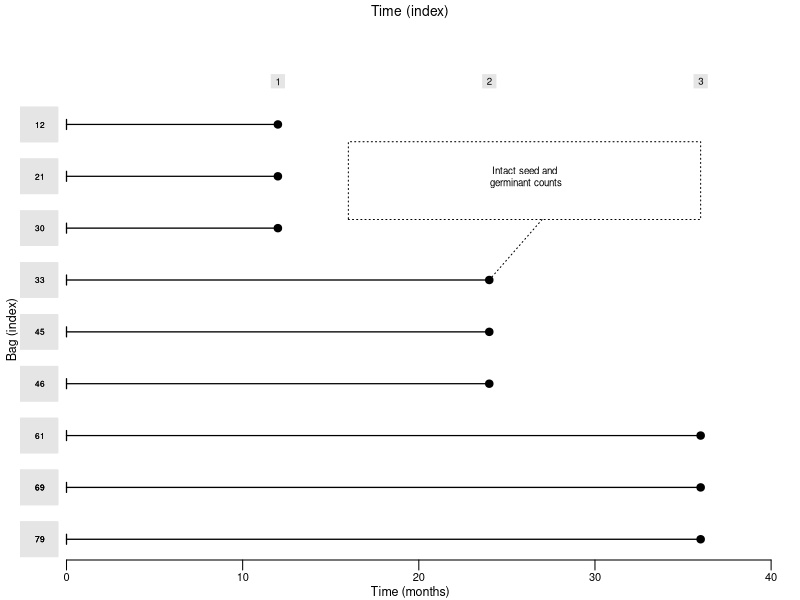
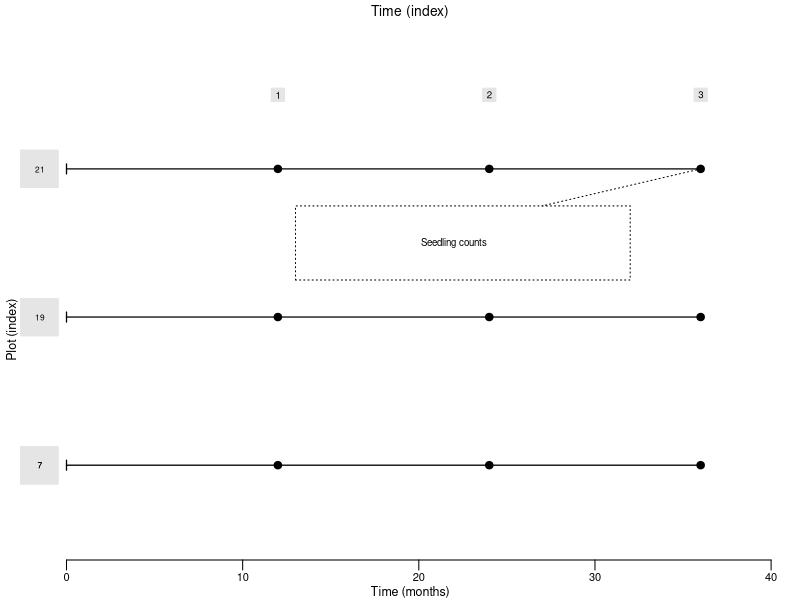

Write the R code that produced these figures, in order.
####
####
# Script to create diagram of seed bag burial and addition experiments
# Main text Figure 1A and B
####
####


# set font sizes
pt12 = 1
pt10 = 10/12
pt9 = 9/12
pt8 = 8/12
pt7 = 7/12
pt6 = 6/12

# - Seed bag burial experiment ----

tiff(filename="products/figures/seed-bag-trials.tif",
     height=1800,width=1600,units="px",res=800,compression="lzw",pointsize=12)

par(mfrow=c(1,1),mar=c(0,0,0,0),mgp=c(0,0.25,0),
    oma=c(2,1,0,0))
t.sample = t = c(0,12,24,36)/60

# - +Plot dimensions and axes ----
plot(NA,
     xlim=c(-1,40),ylim=c(0,30),
     type='n',frame=FALSE, cex = pt9,
     xlab = "Time (months)",
     ylab = "",
     axes=FALSE)

# - +Time axis ----
axis(1, c(0,10,20,30,40), col.ticks = 1,cex.axis = pt8,line = 0)
mtext("Time (months)",side=1,line=1,cex=pt9)

# - +Segments for trial length ----

arrows(0, 24, 12, 24, length=0.05, angle=90, code=1,lwd=1.25)
arrows(0, 21, 12, 21, length=0.05, angle=90, code=1,lwd=1.25)
arrows(0, 18, 12, 18, length=0.05, angle=90, code=1,lwd=1.25)

arrows(0, 15, 24, 15, length=0.05, angle=90, code=1,lwd=1.25)
arrows(0, 12, 24, 12, length=0.05, angle=90, code=1,lwd=1.25)
arrows(0, 9, 24, 9, length=0.05, angle=90, code=1,lwd=1.25)

arrows(0, 6, 36, 6, length=0.05, angle=90, code=1,lwd=1.25)
arrows(0, 3, 36, 3, length=0.05, angle=90, code=1,lwd=1.25)
arrows(0, 0, 36, 0, length=0.05, angle=90, code=1,lwd=1.25)

# - +Sampling points ----
points(x=rep(rev(c(12,24,36)),times=c(3,3,3)),
       y=seq(0,24,by=3),
       pch=c(21),
       bg=c("black"),
       col=c("black"))

# - +Time index ----
points(x=c(12,24,36),
       y=rep(26.5,3),
       pch=c(22),cex=2,
       bg=c("gray90"),
       col=c("gray90"))

text(x=c(12,24,36),y=rep(26.5,3),c(1:3),col='black',cex=pt7)
mtext("Time (index)",side=3,line=-1,cex=pt10)

# - +Bag index ----
rect(xleft=rep(-5,20),xright=rep(-.5,20),
     ybottom=seq(0,24,by=3)-1,ytop=seq(0,24,by=3)+1,
     border='gray90',col='gray90')

text(x=rep(-1.5,20),y=seq(0,24,by=3),
     rev(c(12,21,30,33,45,46,61,69,79)),
     col='black',cex=pt6)
mtext("Bag (index)",side=2,line=0,cex=pt9,outer=TRUE,adj = .4)

# - +'Legend' ----
segments(24,15,27,18.5,lty='dotted')
rect(xleft=16,xright=36,
     ybottom=18.5,ytop=23,lty='dotted')
text(x=26,y=21,
     "Intact seed and\n germinant counts",
     cex=pt7)

dev.off()


# - Seed addition experiment ----

tiff(filename="products/figures/seed-addition-trials.tif",
     height=1800,width=1600,units="px",res=800,compression="lzw",pointsize=12)

par(mfrow=c(1,1),mar=c(0,0,0,0),mgp=c(0,0.25,0),
    oma=c(2,1,0,0))
t.sample = t = c(0,12,24,36)/60

# - +Plot dimensions and axes ----
plot(NA,
     xlim=c(-1,40),ylim=c(0,7),
     type='n',frame=FALSE,
     xlab = "Time (months)",
     ylab = "",
     axes=FALSE)

# - +Time axis ----
axis(1, c(0,10,20,30,40), col.ticks = 1,cex.axis = pt8, line = 0)
mtext("Time (months)",side=1,line=1,cex=pt9)

# - +Segments for trial length----
arrows(0, 5, 36,  5, length=0.05, angle=90, code=1,lwd=1.25)
arrows(0, 3, 36,  3, length=0.05, angle=90, code=1,lwd=1.25)
arrows(0, 1, 36, 1, length=0.05, angle=90, code=1,lwd=1.25)

# - +Sampling points----
points(x=c(rep(c(12,24,36),3)),
       y=c(rep(c(1,3,5),each=3)),
       pch=c(21),
       bg=c("black"),
       col=c("black"))

# - +Time index----
points(x=c(12,24,36),
       y=rep(6,3),
       pch=c(22),cex=2,
       bg=c("gray90"),
       col=c("gray90"))

text(x=c(12,24,36),y=rep(6,3),c(1:3),col='black', cex = pt7)
mtext("Time (index)",side=3,line=-1,cex=pt10)

# - +Plot index----
rect(xleft=rep(-5,20),xright=rep(-.5,20),
     ybottom=seq(1,5,by=2)-.25,ytop=seq(1,5,by=2)+.25,
     border='gray90',col='gray90')

text(x=rep(-1.5,4),y=seq(1,5,by=2),
     c(7,19,21),
     col='black',cex=pt6)
mtext("Plot (index)",side=2,line=0,cex=pt9,adj=.4)


# - +'Legend'----
segments(36,5,27,4.5,lty='dotted')
rect(xleft=13,xright=32,
     ybottom=3.5,ytop=4.5,lty='dotted')
text(x=22,y=4,
     "Seedling counts",
     cex=pt7)


dev.off()
